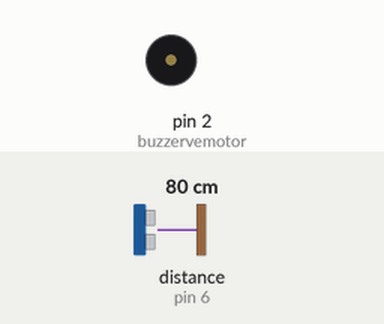
This program was run on a simulated Arduino Uno, built with avr-gcc and run on an emulated ATmega328P. Parts: buzzer (waves = sounding, pin HIGH). Wiring (inferred from the names in the program): ultrasonic range finder: trigger pin 7; echo pin 6. The test bench sets the inputs (shaded band); at power-on: distance to the obstacle (sensor on pin 6) 80 cm. The echo pulse lasts 58.3 µs per cm; pins used as bus, display or sensor lines are not drawn.

Above: at 1.2 s.
1.3 s: distance to the obstacle (sensor on pin 6) set to 55 cm
2.8 s: distance to the obstacle (sensor on pin 6) set to 48 cm
At 2.92 s:
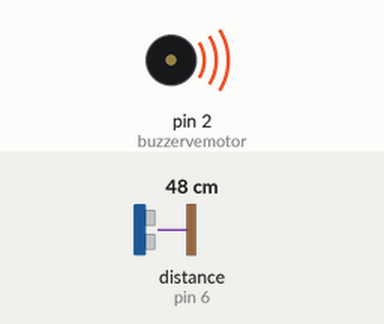
5.8 s: distance to the obstacle (sensor on pin 6) set to 8 cm
8.8 s: distance to the obstacle (sensor on pin 6) set to 5 cm
10.3 s: distance to the obstacle (sensor on pin 6) set to 9 cm
Timing chart, 0 to 13.3 s (numbered marks = the images above; inputs shaded):
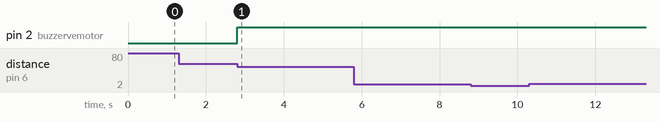

Measured:
- the behaviour switches between 52 and 51 cm on distance to the obstacle (sensor on pin 6) (found by bisection; images 0 and 1)
- after the input at 1.3 s, every drawn part: stays the same
- after the input at 2.8 s, pin 2 (buzzervemotor): LOW → HIGH at once

The program:

main.cpp
```cpp
#include <Arduino.h>
const int trigger_pin = 7;
const int echo_pin = 6;
const int buzzervemotor = 2;

int sure ;
int mesafe ;

void setup()
{
pinMode(buzzervemotor , OUTPUT);
pinMode(trigger_pin , OUTPUT);
pinMode(echo_pin , INPUT);
}

void loop()
{
digitalWrite(trigger_pin , HIGH);
delayMicroseconds(1000);
digitalWrite(trigger_pin , LOW);
sure = pulseIn(echo_pin , HIGH);
mesafe = (sure / 2) / 29.1;

if (mesafe <=5)
{
  digitalWrite(buzzervemotor ,HIGH);

  delay(150);
}
else if (mesafe <= 25)
{
  digitalWrite(buzzervemotor , HIGH);

  delay(250);
  digitalWrite(buzzervemotor , LOW);
}
else if (mesafe <= 50)
{
  digitalWrite(buzzervemotor , HIGH);
  delay(250);
  digitalWrite(buzzervemotor , LOW);
}
}
```
